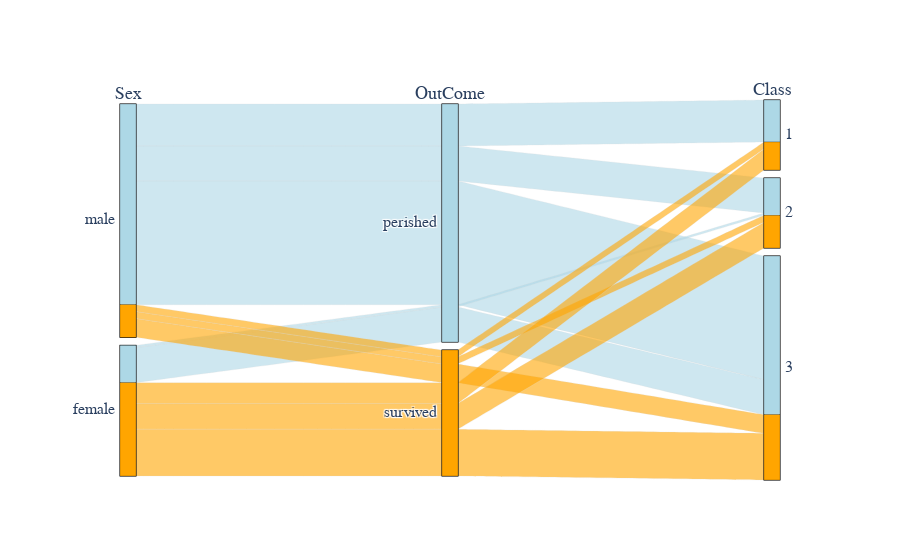

The cell this chart's notebook holds for it:
### Code cell
import plotly.graph_objects as go
import pandas as pd

titanic_df = pd.read_csv("https://raw.githubusercontent.com/plotly/datasets/master/titanic.csv")

# Create dimensions
class_dim = go.parcats.Dimension(
            values = titanic_df.Pclass, 
            categoryorder = "category ascending" , label = "Class"
            )
gender_dim = go.parcats.Dimension(
            values = titanic_df.Sex , label = "Sex"
            )

survival_dim = go.parcats.Dimension(
                values = titanic_df.Survived , label = "OutCome", categoryarray=[0, 1]
                ,ticktext=['perished', 'survived']
                )

# Create parcats trace
color = titanic_df.Survived;
colorscale = [[0, 'lightblue'], [1, 'orange']];

fig = go.Figure(data = [go.Parcats(dimensions=[ gender_dim, survival_dim,class_dim],
                       line={'color': color, 'colorscale': colorscale},
                        hoveron='color', hoverinfo='count+probability',
                        labelfont={'size': 18, 'family': 'Times'},
                        tickfont={'size': 16, 'family': 'Times'},
                         arrangement='freeform')])

fig.show()

### Figure 1 — Plotly figure (JSON) as saved in the notebook; plotly's stock layout.template omitted (floating-point values rounded to 4 significant figures; data arrays with more than 128 entries replaced by an {"elided": "..."} marker saying what was removed)
{"data": [{"arrangement": "freeform", "dimensions": [{"label": "Sex", "values": {"elided": "156 str values"}}, {"categoryarray": [0, 1], "label": "OutCome", "ticktext": ["perished", "survived"], "values": {"elided": "156 int values"}}, {"categoryorder": "category ascending", "label": "Class", "values": {"elided": "156 int values"}}], "hoverinfo": "count+probability", "hoveron": "color", "labelfont": {"family": "Times", "size": 18}, "line": {"color": {"elided": "156 int values"}, "colorscale": [[0, "lightblue"], [1, "orange"]]}, "tickfont": {"family": "Times", "size": 16}, "type": "parcats"}], "layout": {}}
